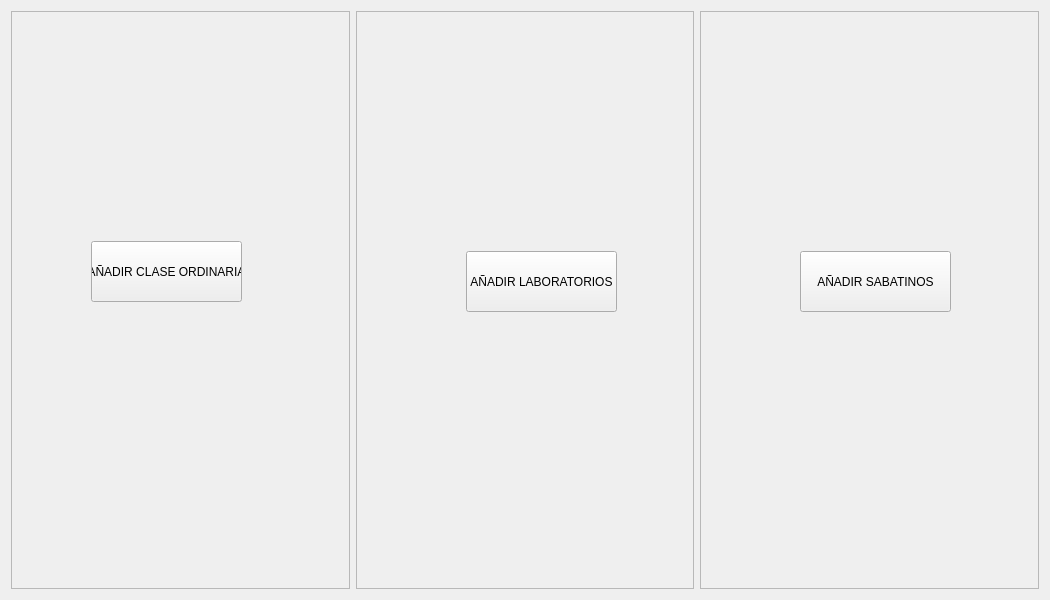
<?xml version="1.0" encoding="UTF-8"?>
<ui version="4.0">
 <class>Form</class>
 <widget class="QWidget" name="Form">
  <property name="geometry">
   <rect>
    <x>0</x>
    <y>0</y>
    <width>1050</width>
    <height>600</height>
   </rect>
  </property>
  <property name="windowTitle">
   <string>Form</string>
  </property>
  <layout class="QVBoxLayout" name="verticalLayout">
   <item>
    <layout class="QHBoxLayout" name="horizontalLayout">
     <item>
      <widget class="QFrame" name="frame">
       <property name="frameShape">
        <enum>QFrame::StyledPanel</enum>
       </property>
       <property name="frameShadow">
        <enum>QFrame::Raised</enum>
       </property>
       <widget class="QPushButton" name="add_ordinary_class">
        <property name="geometry">
         <rect>
          <x>80</x>
          <y>230</y>
          <width>151</width>
          <height>61</height>
         </rect>
        </property>
        <property name="text">
         <string>AÑADIR CLASE ORDINARIA</string>
        </property>
       </widget>
      </widget>
     </item>
     <item>
      <widget class="QFrame" name="frame_2">
       <property name="frameShape">
        <enum>QFrame::StyledPanel</enum>
       </property>
       <property name="frameShadow">
        <enum>QFrame::Raised</enum>
       </property>
       <widget class="QPushButton" name="add_labs">
        <property name="geometry">
         <rect>
          <x>110</x>
          <y>240</y>
          <width>151</width>
          <height>61</height>
         </rect>
        </property>
        <property name="text">
         <string>AÑADIR LABORATORIOS</string>
        </property>
       </widget>
      </widget>
     </item>
     <item>
      <widget class="QFrame" name="frame_3">
       <property name="frameShape">
        <enum>QFrame::StyledPanel</enum>
       </property>
       <property name="frameShadow">
        <enum>QFrame::Raised</enum>
       </property>
       <widget class="QPushButton" name="add_saturday_class">
        <property name="geometry">
         <rect>
          <x>100</x>
          <y>240</y>
          <width>151</width>
          <height>61</height>
         </rect>
        </property>
        <property name="text">
         <string>AÑADIR SABATINOS</string>
        </property>
       </widget>
      </widget>
     </item>
    </layout>
   </item>
  </layout>
 </widget>
 <resources/>
 <connections/>
</ui>
